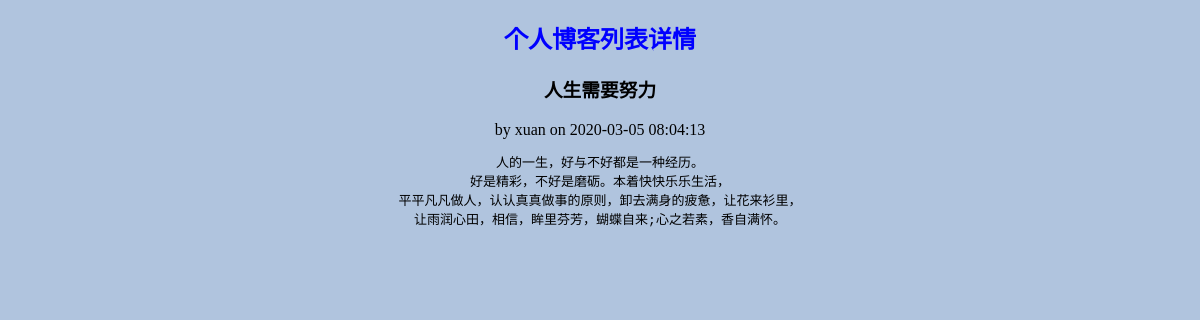
/1/personal, run on the app's committed database.
### tables this page shows
CREATE TABLE article (
  id INTEGER PRIMARY KEY AUTOINCREMENT,
  author_id INTEGER NOT NULL,
  created TIMESTAMP NOT NULL DEFAULT CURRENT_TIMESTAMP,
  title TEXT NOT NULL,
  body TEXT NOT NULL,
  FOREIGN KEY (author_id) REFERENCES user (id)
);

CREATE TABLE userinfo(
  id INTEGER PRIMARY KEY AUTOINCREMENT,
  username TEXT UNIQUE NOT NULL,
  password TEXT NOT NULL);

### personal_artical.py (the view)
@person_bp.route('/<int:id>/personal', methods=['GET', 'POST'])
def personal_artical_list(id):
    result = result = cursor.execute(
        'SELECT p.id, title, body, created, author_id, username'
        ' FROM article p JOIN userinfo u ON p.author_id = u.id'
        ' WHERE p.author_id  = ?', (id,)
    ).fetchall()
    if result:
        return render_template('personal/personal_list.html', datas=result)
    else:
        return """目前作者没有写过文章"""

### auth.py (called while the page is built)
@auth_bp.before_app_request
def load_logged_in_user():
    user_id = session.get('user_id')
    if user_id is None:
        g.user = None
    else:
        g.user = cursor.execute(
            'SELECT * FROM userinfo WHERE id = ?', (user_id,)
        ).fetchone()

### excute_sql.py (called while the page is built)
def get_db():
    conn = sqlite3.connect('create.db', check_same_thread=False)
    def dict_factory(cursor, row):
        d = {}
        for idx, col in enumerate(cursor.description):
            d[col[0]] = row[idx]
        return d
    conn.row_factory = dict_factory
    cursor = conn.cursor()
    return conn, cursor

### templates/personal/personal_list.html (shortened to what this page needs)
<!DOCTYPE html>
<html lang="en">
<head>
</head>
<body>
 <center><h2>个人博客列表详情</h2></center>
 {% for artical in datas %}
    <article class="post">
      <header>
        <div>
            <center id ='ar'><h3>{{ artical['title'] }}</h3></center>
         <center><div class="about">by {{ artical['username'] }} on {{ artical['created'] }}</div></center>
        </div>
      </header>
      <center><pre class="body" id="cen">{{ artical['body'] }}</pre></center>
    </article>
  {% endfor %}
</body>
</html>

### templates/personal/personal_list.html (style rules this page uses)
body { background: #B0C4DE; }
h2 { color: blue; }
pre { white-space:pre-wrap; white-space:-moz-pre-wrap; white-space:-pre-wrap; white-space:-o-pre-wrap; word-wrap:break-word; }

### data on the page
article: title "人生需要努力", username "xuan", created "2020-03-05 08:04:13", body "人的一生，好与不好都是一种经历。 好是精彩，不好是磨砺。本着快快乐乐生活， 平平凡凡做人，认认真真做事的原则，卸去满身的疲惫，让花来衫里， 让雨润心田，相信，眸里芬芳，蝴蝶自来;心之若素，香自满怀。"
